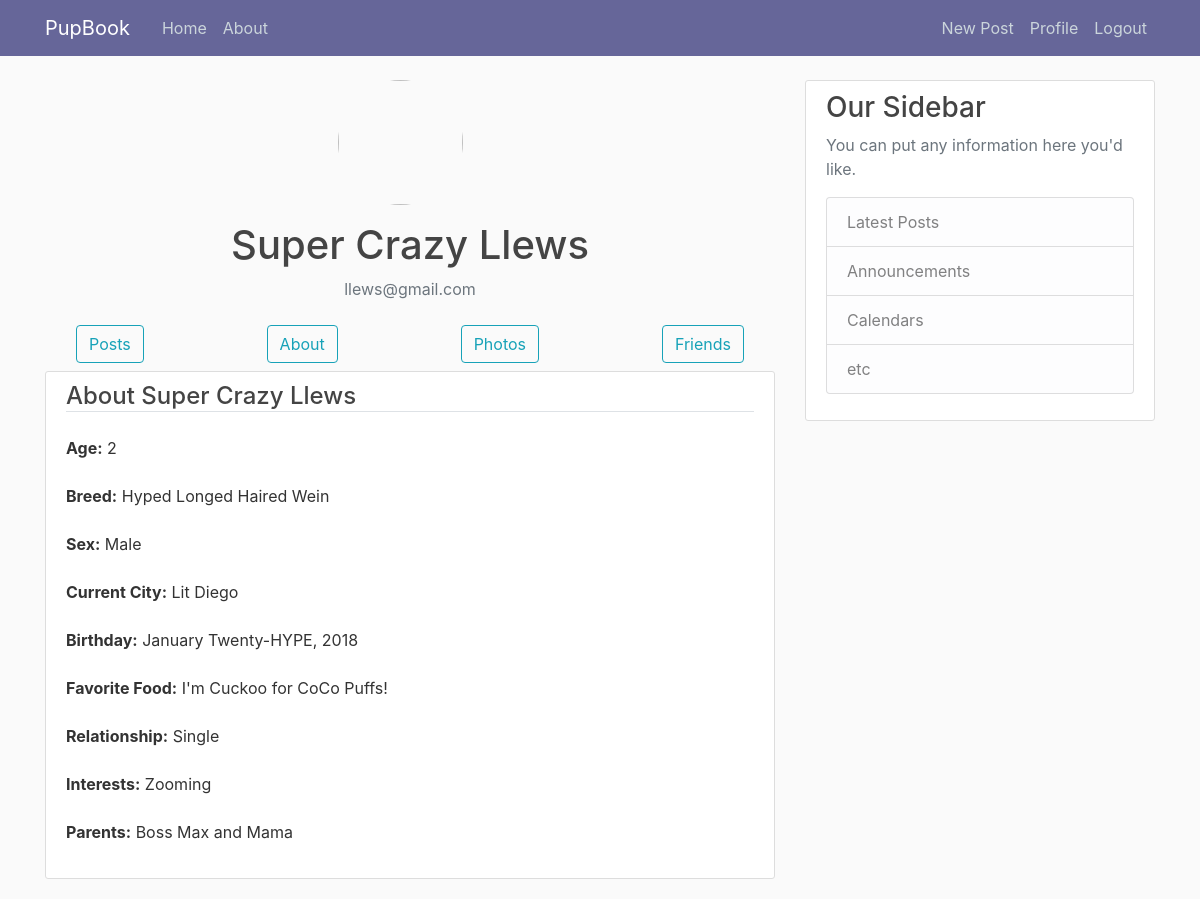
Page /profile/about/Super Crazy Llews (signed in) on the committed database.
### PupBook/models.py (models this page shows, shortened)
class User(db.Model, UserMixin):
    id = db.Column(db.Integer, primary_key=True)
    username = db.Column(db.String(20), unique=True, nullable=False)
    email = db.Column(db.String(120), unique=True, nullable=False)
    age = db.Column(db.String(20))
    breed = db.Column(db.String(120))
    sex = db.Column(db.String(20))
    current_city = db.Column(db.String(120))
    birthday = db.Column(db.String)
    favorite_food = db.Column(db.String(120))
    relationship = db.Column(db.String(20))
    interests = db.Column(db.Text)
    parents = db.Column(db.String)
    image_file = db.Column(db.String(20), nullable=False, default='default.jpg')
    password = db.Column(db.String(60), nullable=False)
    posts = db.relationship('Post', backref='author', lazy=True)
    friends = db.relationship('User',
                              secondary=friends,
                              backref='friend',
                              primaryjoin=id == friends.c.user_id,
                              secondaryjoin=id == friends.c.friend_id)

### PupBook/users/routes.py (the view)
@users.route("/profile/about/<string:username>", methods=['GET', 'POST'])
@login_required
def profile_about(username):
    user = User.query.filter_by(username=username).first_or_404()
    image_file = url_for('static', filename='profile_pics/' + user.image_file)
    return render_template('profile_about.html', title='About', image_file=image_file, user=user)

### PupBook/models.py (called while the page is built)
@login_manager.user_loader
def load_user(user_id):
    return User.query.get(int(user_id))

### PupBook/templates/profile_about.html
{% extends "layout.html" %}
{% block content %}
    <div style="text-align:center">
      <img class="rounded-circle account-img" src="{{ image_file }}">
      <h2 class="account-heading">{{ user.username }}</h2>
      <p class="text-secondary">{{ user.email }}</p>
      <nav class="navbar navbar-expand-md">
          {% if user.username == current_user.username %}
          <div class="container">
            <a class="btn btn-outline-info" href="{{ url_for('users.profile', username=user.username) }}">Posts</a>
            <a class="btn btn-outline-info" href="{{ url_for('users.profile_about', username=user.username) }}">About</a>
            <a class="btn btn-outline-info" href="{{ url_for('users.profile_photos', username=user.username) }}">Photos</a>
            <a class="btn btn-outline-info" href="{{ url_for('users.profile_friends', username=user.username) }}">Friends</a>
            <a class="btn btn-outline-info" href="{{ url_for('users.profile_account', username=user.username) }}">Account</a>
          </div>
          {% else %}
          <div class="container">
            <a class="btn btn-outline-info" href="{{ url_for('users.profile', username=user.username) }}">Posts</a>
            <a class="btn btn-outline-info" href="{{ url_for('users.profile_about', username=user.username) }}">About</a>
            <a class="btn btn-outline-info" href="{{ url_for('users.profile_photos', username=user.username) }}">Photos</a>
            <a class="btn btn-outline-info" href="{{ url_for('users.profile_friends', username=user.username) }}">Friends</a>
          </div>
          {% endif %}
      </nav>
    </div>
    <div class="content-section">
        <h4 class="border-bottom mb-4">About {{ user.username }}</h4>
        <div>
            {% if user.age %}
                <span style="font-weight: bold">Age:</span>
                <span>{{ user.age }}</span>
            {% endif %}
        </div>
        <br>
        <div>
            {% if user.breed %}
                <span style="font-weight: bold">Breed:</span>
                <span>{{ user.breed }}</span>
            {% endif %}
        </div>
        <br>
        <div>
            {% if user.sex %}
                <span style="font-weight: bold">Sex:</span>
                <span>{{ user.sex }}</span>
            {% endif %}
        </div>
        <br>
        <div>
            {% if user.current_city %}
                <span style="font-weight: bold">Current City:</span>
                <span>{{ user.current_city }}</span>
            {% endif %}
        </div>
        <br>
        <div>
            {% if user.birthday %}
                <span style="font-weight: bold">Birthday:</span>
                <span>{{ user.birthday }}</span>
            {% endif %}
        </div>
        <br>
        <div>
            {% if user.favorite_food %}
                <span style="font-weight: bold">Favorite Food:</span>
                <span>{{ user.favorite_food }}</span>
            {% endif %}
        </div>
        <br>
        <div>
            {% if user.relationship %}
                <span style="font-weight: bold">Relationship:</span>
                <span>{{ user.relationship }}</span>
            {% endif %}
        </div>
        <br>
        <div>
            {% if user.interests %}
                <span style="font-weight: bold">Interests:</span>
                <span>{{ user.interests }}</span>
            {% endif %}
        </div>
        <br>
        <div>
            {% if user.parents %}
                <span style="font-weight: bold">Parents:</span>
                <span>{{ user.parents }}</span>
            {% endif %}
        </div>
        <br>
    </div>
{% endblock content %}

### PupBook/static/main.css (style rules this page uses)
body { background: #fafafa; color: #333333; margin-top: 5rem; }
h1, h2, h3, h4, h5, h6 { color: #444444; }
.content-section { background: #ffffff; padding: 10px 20px; border: 1px solid #dddddd; border-radius: 3px; margin-bottom: 20px; }
.account-img { height: 125px; width: 125px; margin-right: 20px; margin-bottom: 16px; }
.account-heading { font-size: 2.5rem; }

### rows in the picture
User: username "Super Crazy Llews", email "llews@gmail.com", age "2", breed "Hyped Longed Haired Wein", sex "Male", current_city "Lit Diego", birthday "January Twenty-HYPE, 2018", favorite_food "I'm Cuckoo for CoCo Puffs!", relationship "Single", interests "Zooming", parents "Boss Max and Mama"
